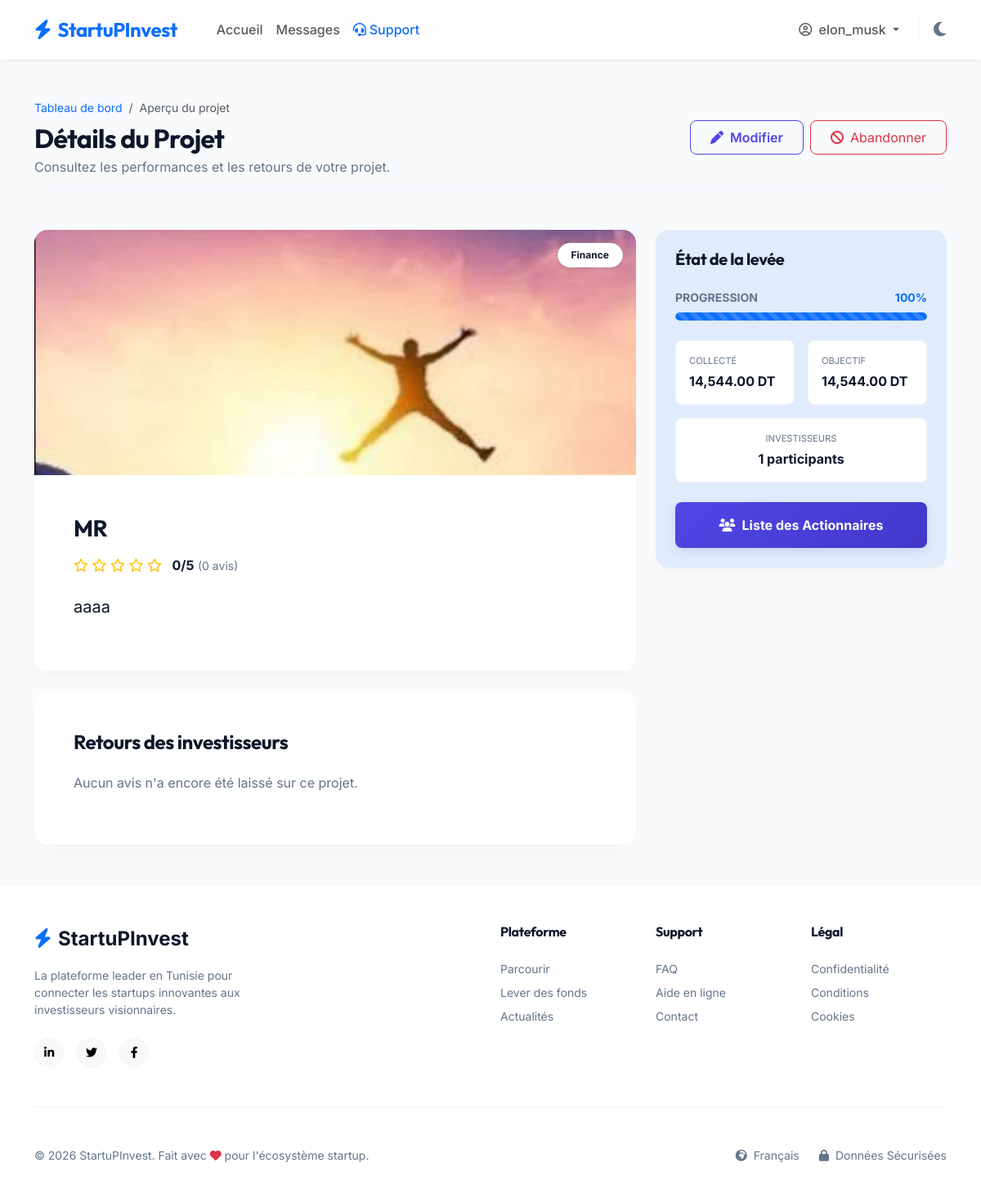
The app's page /public/startuper/show?id=6 (signed in) with its own data.
### tables this page shows
CREATE TABLE `projects` (
  `id` int NOT NULL AUTO_INCREMENT,
  `startuper_id` int NOT NULL,
  `titre` varchar(255) NOT NULL,
  `description` text NOT NULL,
  `secteur` varchar(100) NOT NULL,
  `nb_actions` int NOT NULL,
  `prix_unitaire` decimal(10,2) NOT NULL,
  `date_limite` date NOT NULL,
  `business_plan_path` varchar(255) DEFAULT NULL,
  `image_path` varchar(255) DEFAULT NULL,
  `statut` enum('en_attente','actif','suspendu','cloture','abandonne','rejete') DEFAULT 'en_attente',
  `created_at` timestamp NULL DEFAULT CURRENT_TIMESTAMP,
  PRIMARY KEY (`id`),
  KEY `startuper_id` (`startuper_id`),
  CONSTRAINT `projects_ibfk_1` FOREIGN KEY (`startuper_id`) REFERENCES `users` (`id`) ON DELETE CASCADE
);

### app/Controllers/StartuperController.php (called while the page is built, shortened)
<?php
class StartuperController {
    public function show() {
        $id = $_GET['id'] ?? null;
        $projectModel = new Project();
        $investmentModel = new \App\Models\Investment();
        $reviewModel = new \App\Models\Review();
        $project = $projectModel->getProjectById($id);
        $investors = $investmentModel->getInvestorsByProject($id);
        $reviews = $reviewModel->getReviewsByProject($id);
        $avgRating = $reviewModel->getAverageRating($id);
        $totalSold = $investmentModel->getSoldActionsByProject($id);
        require __DIR__ . '/../Views/startuper/show.php';
    }
}

### config/Database.php (called while the page is built, shortened)
<?php
class Database {
    private static $instance = null;
    private $connection;
    private function __construct() {
        $this->host = getenv('DB_HOST') ?: 'db';
        $this->db_name = getenv('DB_NAME') ?: 'startupinvest';
        $this->username = getenv('DB_USER') ?: 'root';
        $this->password = getenv('DB_PASS') ?: 'root';
        try {
            $this->connection = new PDO("mysql:host=" . $this->host . ";dbname=" . $this->db_name . ";charset=utf8mb4", $this->username, $this->password);
            $this->connection->setAttribute(PDO::ATTR_ERRMODE, PDO::ERRMODE_EXCEPTION);
            $this->connection->setAttribute(PDO::ATTR_DEFAULT_FETCH_MODE, PDO::FETCH_ASSOC);
        } catch(PDOException $exception) {
            echo "Connection error: " . $exception->getMessage();
        }
    }
    public static function getInstance() {
        if(!self::$instance) {
            self::$instance = new Database();
        }
        return self::$instance;
    }
    public function getConnection() {
        return $this->connection;
    }
}
?>

### app/Models/Project.php (called while the page is built, shortened)
<?php
class Project {
    private $conn;
    private $table_name = "projects";
    public function __construct() {
        $this->conn = Database::getInstance()->getConnection();
    }
    public function getProjectById($id) {
        $query = "SELECT p.*, u.nom, u.prenom, u.nom_entreprise
                  FROM " . $this->table_name . " p
                  JOIN users u ON p.startuper_id = u.id
                  WHERE p.id = :id";
        $stmt = $this->conn->prepare($query);
        $stmt->bindParam(":id", $id);
        $stmt->execute();
        return $stmt->fetch(PDO::FETCH_ASSOC);
    }
}

### app/Models/Review.php (called while the page is built, shortened)
<?php
class Review {
    private $conn;
    private $table_name = "reviews";
    public function __construct() {
        $this->conn = Database::getInstance()->getConnection();
    }
    public function getReviewsByProject($project_id) {
        $query = "SELECT r.*, u.pseudo, u.nom, u.prenom
                  FROM " . $this->table_name . " r
                  JOIN users u ON r.user_id = u.id
                  WHERE r.project_id = :project_id
                  ORDER BY r.created_at DESC";
        $stmt = $this->conn->prepare($query);
        $stmt->bindParam(":project_id", $project_id);
        $stmt->execute();
        return $stmt->fetchAll(PDO::FETCH_ASSOC);
    }
    public function getAverageRating($project_id) {
        $query = "SELECT AVG(note) as average FROM " . $this->table_name . " WHERE project_id = :project_id";
        $stmt = $this->conn->prepare($query);
        $stmt->bindParam(":project_id", $project_id);
        $stmt->execute();
        $result = $stmt->fetch(PDO::FETCH_ASSOC);
        return $result['average'] ? round($result['average'], 1) : 0;
    }
}

### app/Models/Investment.php (called while the page is built, shortened)
<?php
class Investment {
    private $conn;
    private $table_name = "investments";
    public function __construct() {
        $this->conn = Database::getInstance()->getConnection();
    }
    public function getSoldActionsByProject($project_id) {
        $query = "SELECT SUM(nb_actions) as sold FROM " . $this->table_name . " WHERE project_id = :project_id";
        $stmt = $this->conn->prepare($query);
        $stmt->bindParam(":project_id", $project_id);
        $stmt->execute();
        $result = $stmt->fetch(PDO::FETCH_ASSOC);
        return $result['sold'] ? (int)$result['sold'] : 0;
    }
    public function getInvestorsByProject($project_id) {
        $query = "SELECT i.*, u.nom, u.prenom, u.email, u.pseudo
                  FROM " . $this->table_name . " i
                  JOIN users u ON i.investor_id = u.id
                  WHERE i.project_id = :project_id
                  ORDER BY i.date_investissement DESC";
        $stmt = $this->conn->prepare($query);
        $stmt->bindParam(":project_id", $project_id);
        $stmt->execute();
        return $stmt->fetchAll(PDO::FETCH_ASSOC);
    }
}

### app/Views/startuper/show.php (the view, shortened to what this page needs)
<?php require_once __DIR__ . '/../layouts/header.php'; ?>
<?php require_once __DIR__ . '/../layouts/navbar.php'; ?>
<main class="container mt-5 flex-grow-1 pb-5">
    <div class="d-flex justify-content-between align-items-center mb-5 pb-3 border-bottom border-custom">
        <div>
            <nav aria-label="breadcrumb">
                <ol class="breadcrumb mb-2">
                    <li class="breadcrumb-item small"><a href="<?= URLROOT ?>/startuper/dashboard" class="text-decoration-none">Tableau de bord</a></li>
                    <li class="breadcrumb-item active small" aria-current="page">Aperçu du projet</li>
                </ol>
            </nav>
            <h2 class="fw-bold mb-1">Détails du Projet</h2>
            <p class="text-muted-custom mb-0">Consultez les performances et les retours de votre projet.</p>
        </div>
        <div class="d-flex gap-2">
            <a href="<?= URLROOT ?>/startuper/edit?id=<?= $project['id'] ?>" class="btn btn-outline-primary px-4 py-2 rounded-3">
                <i class="fa-solid fa-pen me-2"></i>Modifier
            </a>
            <button onclick="confirmAbandon(<?= $project['id'] ?>)" class="btn btn-outline-danger px-4 py-2 rounded-3">
                <i class="fa-solid fa-ban me-2"></i>Abandonner
            </button>
        </div>
    </div>
    <div class="row g-4">
        <div class="col-lg-8">
            <div class="saas-card border-0 mb-4 overflow-hidden">
                <div class="position-relative" style="height: 300px;">
                    <?php if($project['image_path']): ?>
                        <img src="<?= URLROOT . $project['image_path'] ?>" class="w-100 h-100 object-fit-cover" alt="<?= htmlspecialchars($project['titre']) ?>">
                    <?php else: ?>
                        <div class="w-100 h-100 bg-primary d-flex align-items-center justify-content-center text-white opacity-25">
                            <i class="fa-solid fa-rocket fa-6x"></i>
                        </div>
                    <?php endif; ?>
                    <div class="position-absolute top-0 end-0 p-3">
                        <span class="badge bg-white text-main shadow-sm border border-custom px-3 py-2 rounded-pill fw-bold">
                            <?= htmlspecialchars($project['secteur']) ?>
                        </span>
                    </div>
                </div>
                <div class="p-4 p-md-5">
                    <h3 class="fw-bold mb-3"><?= htmlspecialchars($project['titre']) ?></h3>
                    <div class="d-flex align-items-center gap-3 mb-4">
                        <div class="text-warning">
                            <?php for($i=1; $i<=5; $i++): ?>
                                <i class="fa-<?= $i <= $avgRating ? 'solid' : 'regular' ?> fa-star"></i>
                            <?php endfor; ?>
                            <span class="text-main fw-bold ms-2"><?= $avgRating ?>/5</span>
                            <span class="text-muted-custom small">(<?= count($reviews) ?> avis)</span>
                        </div>
                    </div>
                    <p class="text-main fs-5 lh-base"><?= nl2br(htmlspecialchars($project['description'])) ?></p>
                </div>
            </div>
            <div class="saas-card border-0 p-4 p-md-5">
                <h4 class="fw-bold mb-4">Retours des investisseurs</h4>
                <?php if(empty($reviews)): ?>
                    <p class="text-muted-custom">Aucun avis n'a encore été laissé sur ce projet.</p>
                <?php endif; ?>
            </div>
        </div>
        <div class="col-lg-4">
            <div class="saas-card border-0 p-4 mb-4 bg-primary bg-opacity-10 border-primary border-opacity-10 sticky-top" style="top: 100px;">
                <h5 class="fw-bold mb-4">État de la levée</h5>
                <div class="mb-4">
                    <div class="d-flex justify-content-between mb-2 small fw-bold">
                        <span class="text-muted-custom">PROGRESSION</span>
                        <span class="text-primary"><?= round(($totalSold / $project['nb_actions']) * 100) ?>%</span>
                    </div>
                    <div class="progress bg-white rounded-pill mb-3" style="height: 10px;">
                        <div class="progress-bar bg-primary rounded-pill progress-bar-striped progress-bar-animated" role="progressbar" style="width: <?= round(($totalSold / $project['nb_actions']) * 100) ?>%"></div>
                    </div>
                </div>
                <div class="row g-3 mb-4">
                    <div class="col-6">
                        <div class="bg-white rounded-3 p-3 border border-custom">
                            <div class="small text-muted-custom mb-1" style="font-size: 0.7rem;">COLLECTÉ</div>
                            <div class="fw-bold text-main"><?= number_format($totalSold * $project['prix_unitaire'], 2) ?> DT</div>
                        </div>
                    </div>
                    <div class="col-6">
                        <div class="bg-white rounded-3 p-3 border border-custom">
                            <div class="small text-muted-custom mb-1" style="font-size: 0.7rem;">OBJECTIF</div>
                            <div class="fw-bold text-main"><?= number_format($project['nb_actions'] * $project['prix_unitaire'], 2) ?> DT</div>
                        </div>
                    </div>
                    <div class="col-12">
                        <div class="bg-white rounded-3 p-3 border border-custom text-center">
                            <div class="small text-muted-custom mb-1" style="font-size: 0.7rem;">INVESTISSEURS</div>
                            <div class="fw-bold text-main"><?= count($investors) ?> participants</div>
                        </div>
                    </div>
                </div>
                <div class="d-grid">
                    <a href="<?= URLROOT ?>/startuper/investors?project_id=<?= $project['id'] ?>" class="btn btn-primary py-3 fw-bold rounded-3">
                        <i class="fa-solid fa-users me-2"></i>Liste des Actionnaires
                    </a>
                </div>
            </div>
        </div>
    </div>
</main>
<?php require_once __DIR__ . '/../layouts/footer.php'; ?>

### public/assets/css/index.css (style rules this page uses)
:root { --primary: #4f46e5; --primary-glow: rgba(79, 70, 229, 0.15); --primary-hover: #4338ca; --success: #10b981; --success-hover: #059669; --bg-color: #f8fafc; --surface-color: #ffffff; --text-main: #0f172a; --text-muted: #64748b; --border-color: #f1f5f9; --card-shadow: 0 1px 3px rgba(0,0,0,0.02), 0 10px 20px -5px rgba(0,0,0,0.03); --card-shadow-hover: 0 20px 25px -5px rgba(0, 0, 0, 0.05), 0 10px 10px -5px rgba(0, 0, 0, 0.02); --glass-bg: rgba(255, 255, 255, 0.8); --glass-border: rgba(255, 255, 255, 0.1); }
body { background-color: var(--bg-color); color: var(--text-main); transition: background-color 0.4s cubic-bezier(0.4, 0, 0.2, 1), color 0.4s ease; font-family: 'Inter', sans-serif; min-height: 100vh; display: flex; flex-direction: column; overflow-x: hidden; }
h1, h2, h3, h4, h5, h6, .navbar-brand { font-family: 'Outfit', sans-serif; font-weight: 700; letter-spacing: -0.02em; }
main { animation: fadeUp 0.6s cubic-bezier(0.2, 0.8, 0.2, 1); }
.text-main { color: var(--text-main) !important; }
.text-muted-custom { color: var(--text-muted) !important; }
.border-custom { border-color: var(--border-color) !important; }
.btn-primary { background: linear-gradient(135deg, var(--primary) 0%, var(--primary-hover) 100%); border: none; border-radius: 10px; padding: 0.6rem 1.5rem; font-weight: 600; box-shadow: 0 4px 12px var(--primary-glow); transition: all 0.3s cubic-bezier(0.4, 0, 0.2, 1); }
.btn-outline-primary { color: var(--primary); border: 1.5px solid var(--primary); border-radius: 10px; font-weight: 600; transition: all 0.3s ease; }
.saas-card { background-color: var(--surface-color); border: 1px solid var(--border-color); border-radius: 16px; box-shadow: var(--card-shadow); transition: all 0.4s cubic-bezier(0.2, 0.8, 0.2, 1); }

### records on screen
projects: image_path (picture), secteur "Finance", titre "MR", description "aaaa", $project['nb_actions'] * $project['prix_unitaire'] "14,544.00"

### other values on screen
$_SESSION['pseudo'] "elon_musk"
$avgRating "0"
count($reviews) "0"
$totalSold * $project['prix_unitaire'] "14,544.00"
count($investors) "1"
